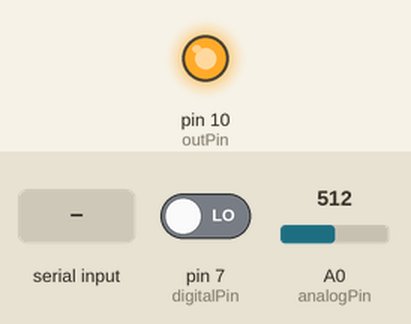
This sketch was run on a simulated Arduino Uno, built with avr-gcc and run on an emulated ATmega328P. Parts: output pins drawn as LEDs (lit = HIGH). The inputs (shaded band) are chosen by the test bench; at power-on: pin 7 (digitalPin) LOW, A0 (analogPin) = 512. What the sketch prints to the serial monitor is not drawn.

Above: at 1.2 s.
1.3 s: "0" received over Serial
At 2.3 s:
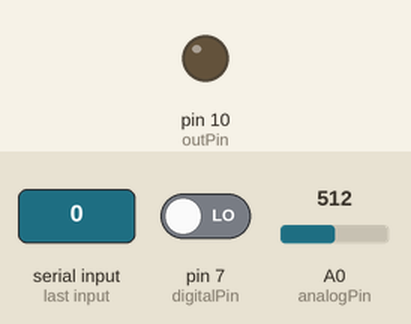
2.8 s: "1" received over Serial
At 3.4 s:
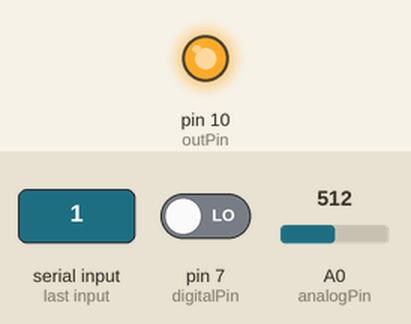
Timing chart, 0 to 5.8 s (numbered marks = the images above; inputs shaded):
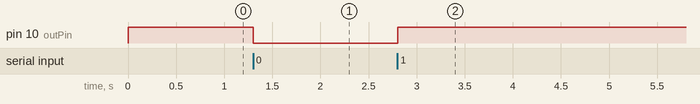

Measured:
- after the input at 1.3 s, pin 10 (outPin): HIGH → LOW at once
- after the input at 2.8 s, pin 10 (outPin): LOW → HIGH at once

The sketch:

PDM_Total_Demo_Arduino.ino
```cpp
// Jesse Allison & Anthony T. Marasco
// PDM Total Demo

const int analogPin = A0;//the analog input pin sensor is attached to
const int digitalPin = 7;
const int outPin = 10;
const int outPin2 = 9;

int buttonState = LOW;
int sensorVal;

int incomingByte = 1;      // a variable to read incoming serial data into
int incomingByte2 = 1;

void setup() {
  // put your setup code here, to run once:

  pinMode(analogPin, INPUT);
  pinMode(digitalPin, INPUT);
  pinMode(outPin, OUTPUT);

  Serial.begin(9600);

  digitalWrite(outPin, HIGH);
}

void loop() {
  // put your main code here, to run repeatedly:
  sensorVal = analogRead(analogPin);
  buttonState = digitalRead(digitalPin);

  sensorVal = map(sensorVal,0,1023,0,255);

  Serial.print(buttonState);
  Serial.print(",");
  Serial.println(sensorVal);


  if (Serial.available() > 0) {
    // read the oldest byte in the serial buffer:
    incomingByte = Serial.read();
    incomingByte2 = Serial.read();
    // if it's a 1, turn on the LED:
    if (incomingByte == '1') {
      digitalWrite(outPin, HIGH);
    }
    // if it's a 0 turn off the LED:
    if (incomingByte == '0') {
      digitalWrite(outPin, LOW);
    }

    if (incomingByte2 == '1'){
       digitalWrite(outPin2, HIGH);
    } else{
      digitalWrite(outPin2, LOW);
    }

  }


}
```
